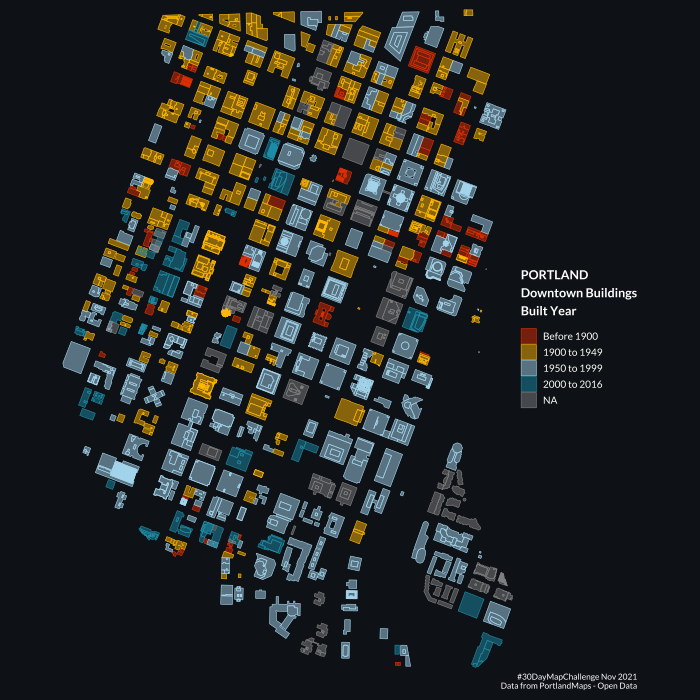

This chart was generated by the following R code:
#30DayMapChallenge 24 Historical Map
#Portland downtown buildings built year
#Data from PortlandMaps - Open Data
#https://gis-pdx.opendata.arcgis.com/datasets/buildings/explore
#https://gis-pdx.opendata.arcgis.com/datasets/neighborhoods-regions/explore

# read shp
library(sf)
region = read_sf("data/Neighborhoods_(Regions)/Neighborhoods_(Regions).shp")
build = read_sf("data/Buildings/Buildings.shp")

# prepare data 
library(tidyverse)
downtown = region %>% filter(MAPLABEL=="Portland Downtown")
downtown2 = st_transform(downtown, "+proj=longlat +datum=WGS84 +no_defs")
build2 = st_transform(build, "+proj=longlat +datum=WGS84 +no_defs")

downtown3 = st_make_valid(downtown2)
build3 = st_make_valid(build2)
build_mask = st_intersection(build3, downtown3)

b1 = build_mask %>% mutate(YEAR_BUILT= na_if(YEAR_BUILT,0)) %>%
  mutate(year_bins = cut(YEAR_BUILT, breaks=c(1870,1899,1949,1999,2016),
                         labels=c("1900 before","1900 to 1949","1950 to 1999", "2000 to 2016")))

# load fonts                         
library(sysfonts)
library(showtext)
font_add_google("Lato")
showtext_auto()

# plot
ggplot() +
  #geom_sf(data =downtown3, color="white", fill="transparent") +
  geom_sf(data=b1, aes(fill=year_bins, color=year_bins),size=.2, alpha=.5)  +
  scale_fill_manual(values=c("#dc2f02","#ffb703","#a3d4eb","#1d8ca6"),
                    labels=c("Before 1900","1900 to 1949","1950 to 1999","2000 to 2016")) +
  scale_color_manual(values=c("#dc2f02","#ffb703","#a3d4eb","#1d8ca6"),
                    labels=c("Before 1900","1900 to 1949","1950 to 1999","2000 to 2016")) +
  coord_sf(expand=F) +
  theme_void(base_size = 9, base_family = "Lato") +
  theme(text=element_text(color="white"),
        plot.caption=element_text(size=6),
        plot.caption.position = "plot",
        plot.margin=margin(t=.25, b=.25, unit="cm"),
        legend.title=element_text(face="bold", lineheight = 1.2, margin=margin(b=4)),
        legend.key.size = unit(.8,"line"),
        plot.background=element_rect(fill="black", color=NA),
        ) +
  labs(fill="PORTLAND\nDowntown Buildings\nBuilt Year",
       color="PORTLAND\nDowntown Buildings\nBuilt Year",
       caption="#30DayMapChallenge Nov 2021\nData from PortlandMaps - Open Data")

# save
ggsave(".pdf", units = "in", width=7, height=7)
